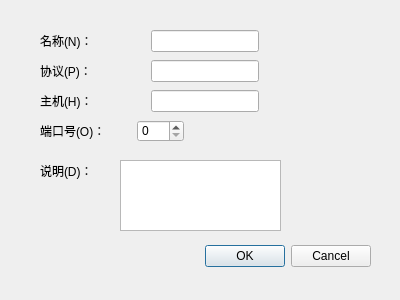
<?xml version="1.0" encoding="UTF-8"?>
<ui version="4.0">
 <class>newDialog</class>
 <widget class="QDialog" name="newDialog">
  <property name="geometry">
   <rect>
    <x>0</x>
    <y>0</y>
    <width>400</width>
    <height>300</height>
   </rect>
  </property>
  <property name="windowTitle">
   <string>新建会话</string>
  </property>
  <property name="sizeGripEnabled">
   <bool>false</bool>
  </property>
  <widget class="QDialogButtonBox" name="buttonBox">
   <property name="geometry">
    <rect>
     <x>30</x>
     <y>240</y>
     <width>341</width>
     <height>32</height>
    </rect>
   </property>
   <property name="orientation">
    <enum>Qt::Horizontal</enum>
   </property>
   <property name="standardButtons">
    <set>QDialogButtonBox::Cancel|QDialogButtonBox::Ok</set>
   </property>
  </widget>
  <widget class="QTextEdit" name="statusTextEdit">
   <property name="geometry">
    <rect>
     <x>120</x>
     <y>160</y>
     <width>161</width>
     <height>71</height>
    </rect>
   </property>
  </widget>
  <widget class="QWidget" name="layoutWidget">
   <property name="geometry">
    <rect>
     <x>40</x>
     <y>30</y>
     <width>219</width>
     <height>22</height>
    </rect>
   </property>
   <layout class="QHBoxLayout" name="horizontalLayout">
    <item>
     <widget class="QLabel" name="nameLabel">
      <property name="text">
       <string>名称(N)：</string>
      </property>
     </widget>
    </item>
    <item>
     <spacer name="horizontalSpacer">
      <property name="orientation">
       <enum>Qt::Horizontal</enum>
      </property>
      <property name="sizeHint" stdset="0">
       <size>
        <width>18</width>
        <height>20</height>
       </size>
      </property>
     </spacer>
    </item>
    <item>
     <widget class="QLineEdit" name="nameLineEdit"/>
    </item>
   </layout>
  </widget>
  <widget class="QWidget" name="layoutWidget">
   <property name="geometry">
    <rect>
     <x>40</x>
     <y>60</y>
     <width>219</width>
     <height>22</height>
    </rect>
   </property>
   <layout class="QHBoxLayout" name="horizontalLayout_2">
    <item>
     <widget class="QLabel" name="protocolLabel">
      <property name="text">
       <string>协议(P)：</string>
      </property>
     </widget>
    </item>
    <item>
     <spacer name="horizontalSpacer_2">
      <property name="orientation">
       <enum>Qt::Horizontal</enum>
      </property>
      <property name="sizeHint" stdset="0">
       <size>
        <width>18</width>
        <height>20</height>
       </size>
      </property>
     </spacer>
    </item>
    <item>
     <widget class="QLineEdit" name="protocolLineEdit"/>
    </item>
   </layout>
  </widget>
  <widget class="QWidget" name="layoutWidget">
   <property name="geometry">
    <rect>
     <x>40</x>
     <y>90</y>
     <width>219</width>
     <height>22</height>
    </rect>
   </property>
   <layout class="QHBoxLayout" name="horizontalLayout_3">
    <item>
     <widget class="QLabel" name="hostNumLabel">
      <property name="text">
       <string>主机(H)：</string>
      </property>
     </widget>
    </item>
    <item>
     <spacer name="horizontalSpacer_3">
      <property name="orientation">
       <enum>Qt::Horizontal</enum>
      </property>
      <property name="sizeHint" stdset="0">
       <size>
        <width>18</width>
        <height>20</height>
       </size>
      </property>
     </spacer>
    </item>
    <item>
     <widget class="QLineEdit" name="hostNumLineEdit"/>
    </item>
   </layout>
  </widget>
  <widget class="QWidget" name="layoutWidget">
   <property name="geometry">
    <rect>
     <x>40</x>
     <y>120</y>
     <width>144</width>
     <height>22</height>
    </rect>
   </property>
   <layout class="QHBoxLayout" name="horizontalLayout_4">
    <item>
     <widget class="QLabel" name="portNumLabel">
      <property name="text">
       <string>端口号(O)：</string>
      </property>
     </widget>
    </item>
    <item>
     <spacer name="horizontalSpacer_4">
      <property name="orientation">
       <enum>Qt::Horizontal</enum>
      </property>
      <property name="sizeHint" stdset="0">
       <size>
        <width>18</width>
        <height>20</height>
       </size>
      </property>
     </spacer>
    </item>
    <item>
     <widget class="QDoubleSpinBox" name="portNumSpinBox">
      <property name="decimals">
       <number>0</number>
      </property>
      <property name="value">
       <double>0.000000000000000</double>
      </property>
     </widget>
    </item>
   </layout>
  </widget>
  <widget class="QWidget" name="layoutWidget">
   <property name="geometry">
    <rect>
     <x>40</x>
     <y>160</y>
     <width>75</width>
     <height>22</height>
    </rect>
   </property>
   <layout class="QHBoxLayout" name="horizontalLayout_5">
    <item>
     <widget class="QLabel" name="statusLabel">
      <property name="text">
       <string>说明(D)：</string>
      </property>
     </widget>
    </item>
    <item>
     <spacer name="horizontalSpacer_5">
      <property name="orientation">
       <enum>Qt::Horizontal</enum>
      </property>
      <property name="sizeHint" stdset="0">
       <size>
        <width>13</width>
        <height>20</height>
       </size>
      </property>
     </spacer>
    </item>
   </layout>
  </widget>
 </widget>
 <resources/>
 <connections>
  <connection>
   <sender>buttonBox</sender>
   <signal>accepted()</signal>
   <receiver>newDialog</receiver>
   <slot>accept()</slot>
   <hints>
    <hint type="sourcelabel">
     <x>248</x>
     <y>254</y>
    </hint>
    <hint type="destinationlabel">
     <x>157</x>
     <y>274</y>
    </hint>
   </hints>
  </connection>
  <connection>
   <sender>buttonBox</sender>
   <signal>rejected()</signal>
   <receiver>newDialog</receiver>
   <slot>reject()</slot>
   <hints>
    <hint type="sourcelabel">
     <x>316</x>
     <y>260</y>
    </hint>
    <hint type="destinationlabel">
     <x>286</x>
     <y>274</y>
    </hint>
   </hints>
  </connection>
 </connections>
</ui>
